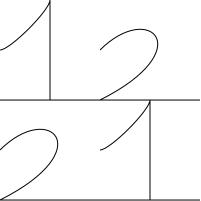

Here is the Python script that generated this plot:
# This is based on the zetcode pygtktutorial
import gtk
import math

def one(cr):
    cr.new_path()
    cr.move_to(0, 50)
    # cr.line_to(10, 50)
    # cr.line_to(50, 10)
    # cr.line_to(50, 0)
    cr.curve_to(10, 50, 50, 10, 50, 0);
    cr.line_to(50, 100);
    cr.line_to(100, 100);
    cr.line_to(0, 100);
    cr.set_source_rgb(0, 0, 0); # black
    cr.stroke()

def two(cr):
    cr.new_path()
    cr.move_to(0, 50)
    cr.curve_to(50, 0, 100, 50, 0, 100)
    cr.line_to(100, 100)
    cr.set_source_rgb(0, 0, 0)
    cr.stroke()

map = [['1', '2'],
       ['2', '1']]

class PyApp(gtk.Window):
    def __init__(self):
        super(PyApp, self).__init__()

        self.set_title("Julia Child 3")
        self.resize(640, 480);
        self.set_position(gtk.WIN_POS_CENTER)
        self.connect("destroy", gtk.main_quit)
        darea = gtk.DrawingArea()
        darea.connect("expose-event", self.expose)
        self.add(darea)
        self.show_all()

    def expose(self, widget, event):
        cr = widget.window.cairo_create()
        for row in range(0, 2):
            for col in range(0, 2):
                cr.save()
                cr.translate(row * 100, col * 100)
                if map[row][col] == '1':
                    one(cr)
                elif map[row][col] == '2':
                    two(cr)
                cr.restore()

PyApp()
gtk.main()
